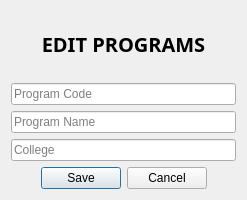
<?xml version="1.0" encoding="UTF-8"?>
<ui version="4.0">
 <class>Dialog</class>
 <widget class="QDialog" name="Dialog">
  <property name="geometry">
   <rect>
    <x>0</x>
    <y>0</y>
    <width>247</width>
    <height>200</height>
   </rect>
  </property>
  <property name="windowTitle">
   <string>Dialog</string>
  </property>
  <layout class="QVBoxLayout" name="verticalLayout_2">
   <item>
    <widget class="QLabel" name="editProgram">
     <property name="font">
      <font>
       <family>Gill Sans MT</family>
       <pointsize>15</pointsize>
       <weight>75</weight>
       <bold>true</bold>
      </font>
     </property>
     <property name="text">
      <string>EDIT PROGRAMS</string>
     </property>
     <property name="alignment">
      <set>Qt::AlignCenter</set>
     </property>
    </widget>
   </item>
   <item>
    <widget class="QLineEdit" name="programCodeInput">
     <property name="text">
      <string/>
     </property>
     <property name="placeholderText">
      <string>Program Code</string>
     </property>
    </widget>
   </item>
   <item>
    <widget class="QLineEdit" name="programNameInput">
     <property name="text">
      <string/>
     </property>
     <property name="placeholderText">
      <string>Program Name</string>
     </property>
    </widget>
   </item>
   <item>
    <widget class="QLineEdit" name="collegeInput">
     <property name="text">
      <string/>
     </property>
     <property name="placeholderText">
      <string>College</string>
     </property>
    </widget>
   </item>
   <item>
    <widget class="QDialogButtonBox" name="buttonBox">
     <property name="layoutDirection">
      <enum>Qt::LeftToRight</enum>
     </property>
     <property name="orientation">
      <enum>Qt::Horizontal</enum>
     </property>
     <property name="standardButtons">
      <set>QDialogButtonBox::Cancel|QDialogButtonBox::Save</set>
     </property>
     <property name="centerButtons">
      <bool>true</bool>
     </property>
    </widget>
   </item>
  </layout>
 </widget>
 <resources/>
 <connections>
  <connection>
   <sender>buttonBox</sender>
   <signal>accepted()</signal>
   <receiver>Dialog</receiver>
   <slot>accept()</slot>
   <hints>
    <hint type="sourcelabel">
     <x>248</x>
     <y>254</y>
    </hint>
    <hint type="destinationlabel">
     <x>157</x>
     <y>274</y>
    </hint>
   </hints>
  </connection>
  <connection>
   <sender>buttonBox</sender>
   <signal>rejected()</signal>
   <receiver>Dialog</receiver>
   <slot>reject()</slot>
   <hints>
    <hint type="sourcelabel">
     <x>316</x>
     <y>260</y>
    </hint>
    <hint type="destinationlabel">
     <x>286</x>
     <y>274</y>
    </hint>
   </hints>
  </connection>
 </connections>
</ui>
